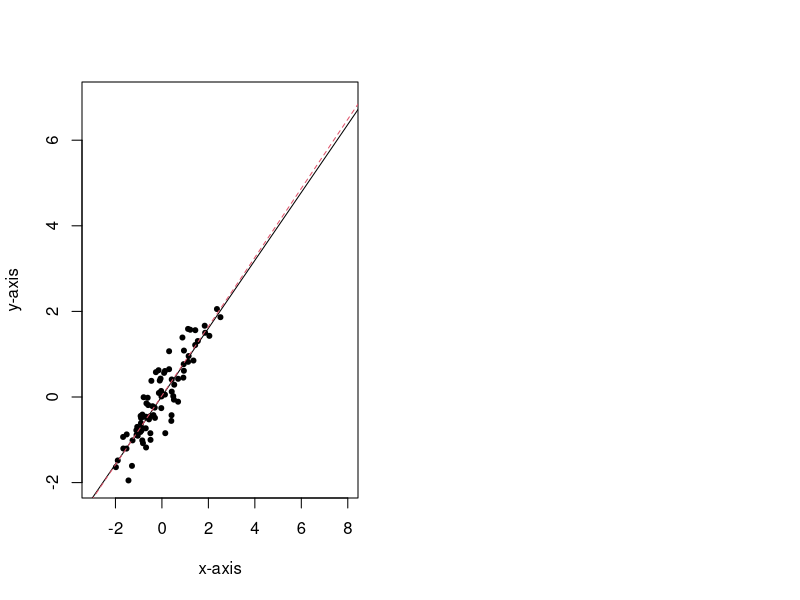

This chart was generated by the following R code: (Note: this script raises an error after producing the figure.)
#code-4-examples 1-2 in super-efficiency, 11/30/24 by . Zuo

library(mvtnorm)
library(robustbase)

n=80; p=2#
epsilon=0.3; n1=floor(epsilon*n)
m1=rmvnorm(n, mean=(rep(0, p)),sigma=matrix(c(1, 0.88, 0.88, 1), ncol=2, byrow=T))
m111=m1
m1=m111

par(mfrow=c(1,2))  
plot(m1[,1], m1[,2], xlim=c(-3,8), ylim=c(-2, 7), xlab="x-axis", ylab="y-axis", pch=20)
fit0<-ltsReg(m1[,1:(p-1)], m1[,p])
abline(fit0$coefficients[[1]], fit0$coefficients[[2]], col=1, lty=1, lwd=1)
#abline(AA1_main(m1,1, 0, 500, 0.001), col=2, lty=2, lwd=1)
fit2<-lm(m1[,2]~m1[,1]) #p is assume to be 2
abline(fit2, col=2, lty=2, lwd=1)
#wls_beta=wls(m1, 5, 6, 0.00001)
#abline(wls_beta, lty=3, col=3, lwd=1)
lst_beta=lstReg(m1, 1, 1, 1)
abline(lst_beta, lty=3, col=3, lwd=2)
legend(x = "topleft", legend=c("LTS", "LS", "LST"),    
       col=1:3, lty=1:3, cex=0.8,
       title="Line types", text.font=1, bg='lightblue')

if(n1>=1)
{
  m2=rmvnorm(n1, mean=c(7,-2),sigma=diag(rep(0.1, p)))
  m1[sample(1:n,n1),]<-m2 
}

m222=m1
m1=m222

plot(m1[,1], m1[,2], xlim=c(-3,8), ylim=c(-2, 7), xlab="x-axis", ylab="y-axis", pch=20)
fit1<-ltsReg(m1[,1:(p-1)], m1[,p])
abline(fit1$coefficients[[1]], fit1$coefficients[[2]], col=1, lty=1, lwd=1)
#abline(AA1_main(m1,1, 0, 500, 0.001), col=2, lty=2, lwd=1)
fit2<-lm(m1[,2]~m1[,1]) #p is assume to be 2
abline(fit2, col=2, lty=2, lwd=1)
#wls_beta=wls(m1, 5, 6, 0.00001)
#abline(wls_beta, lty=3, col=3, lwd=1)
lst_beta=lstReg(m1, 1, 1, 1)
abline(lst_beta, lty=3, col=3, lwd=2)
#text(4., -1.6, expression ('LTS'))
#text(6, 5.7, expression('LST'))
#text(4, -1, expression('LS'))

legend(x = "topleft", legend=c("LTS", "LS", "LST"),    
       col=1:3, lty=1:3, cex=0.8,
       title="Line types", text.font=1, bg='lightblue')
